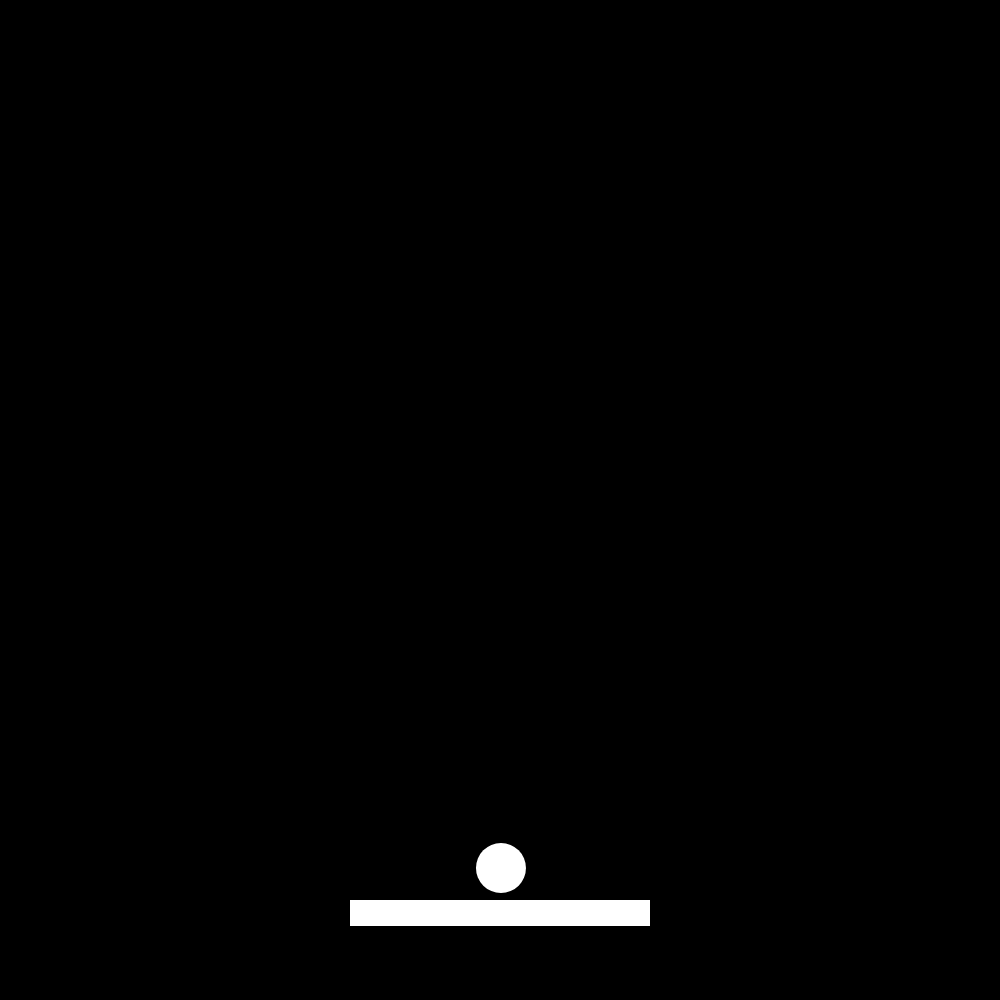
Frame 1 (no input)
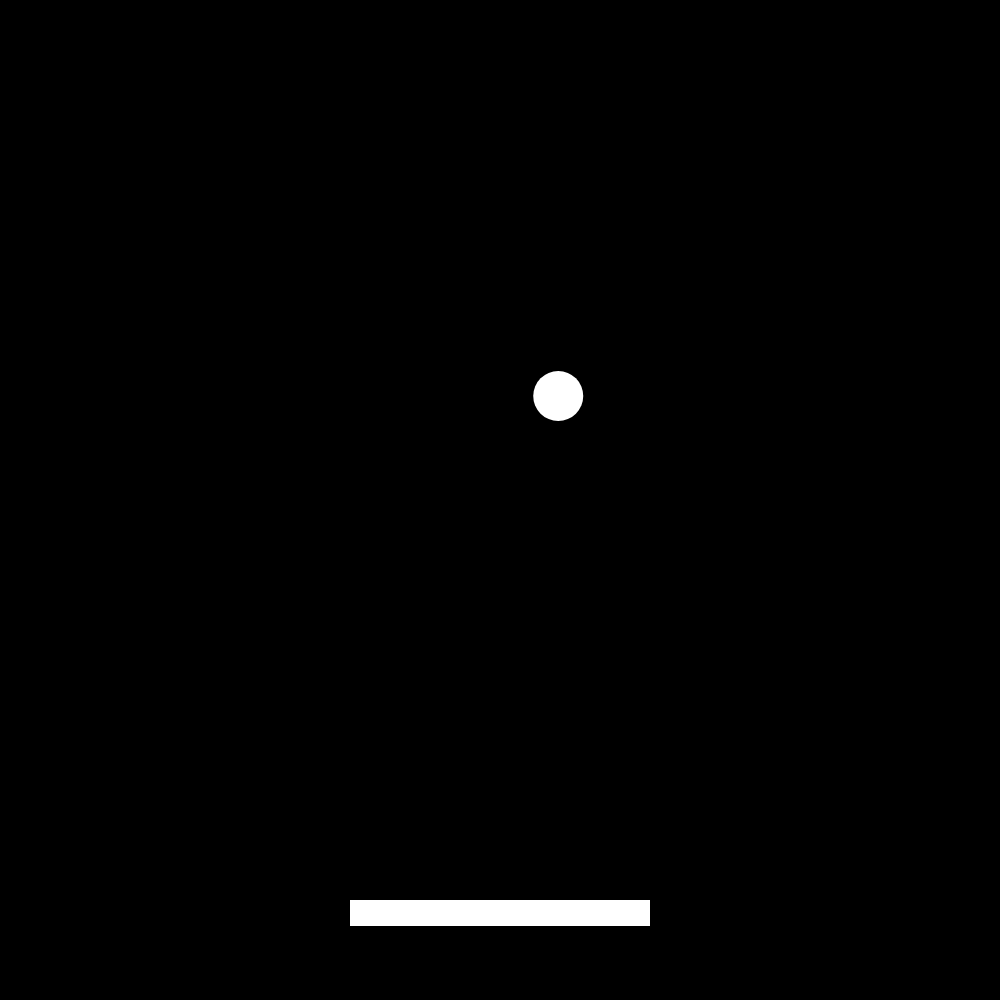
Frame 60 (no input)
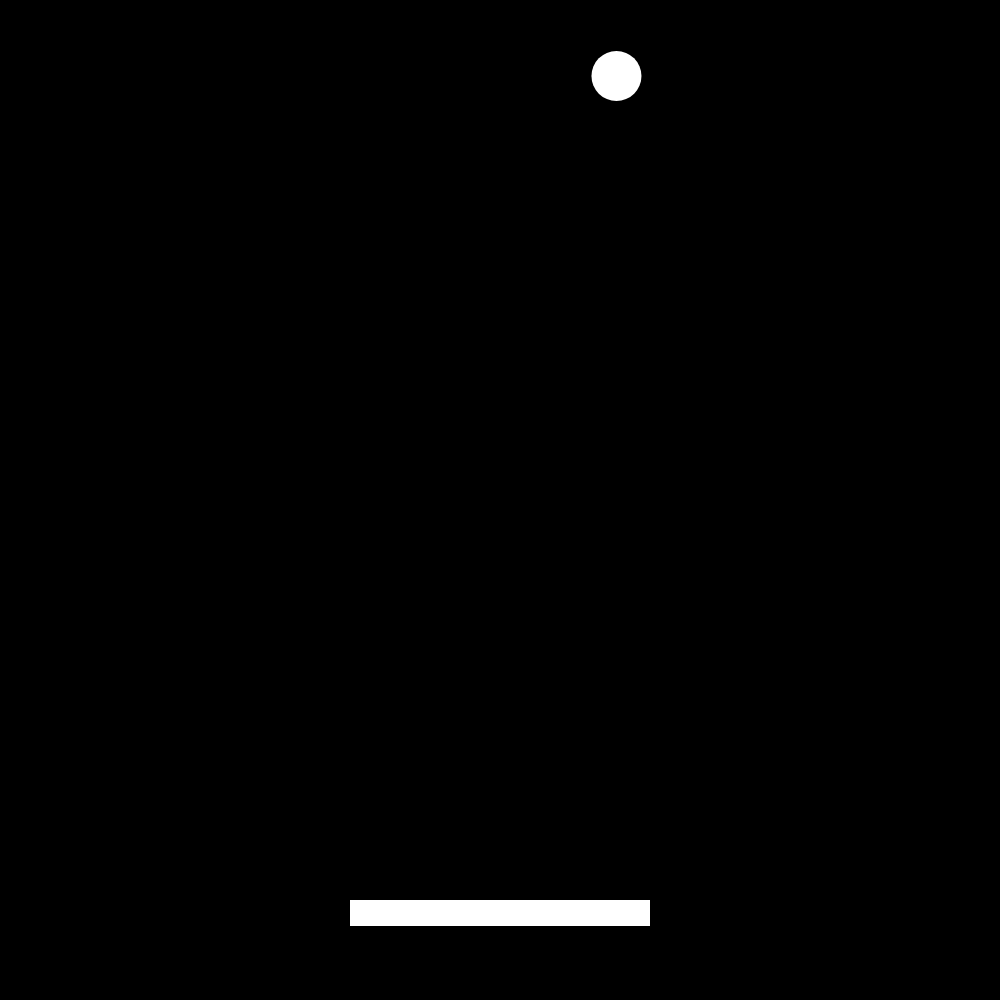
Frame 120 (the mouse pressed at the canvas centre since frame 60)

The p5.js sketch that drew these frames (run headless with seeded random() and noise() and a simulated clock; from frame 60 on, the mouse is pressed at the canvas centre):

// p5.js sketch
// ── sketch.js

let rectAbajo = new ReactanguloAbajo();
let rectS = new Rectangulos();
let eli = new Elipse();





function setup() {
  createCanvas(1000, 1000);
}

function draw() {
  background(0);
  eli.mostrar();
  rectAbajo.mostrar();
  rectAbajo.mover();
  //rectS.mostrar();
  
  
  
}


  


// ── Elipse.js
class Elipse{
    constructor(x,y){

        rectAbajo = new ReactanguloAbajo();
        this.x = 500;
        this.y = 876;
        this.direccionY = Math.random(6);
        this.velX = Math.random(-1,6);
        if(this.direccionY == 0){
            this.velY = 1;
        }else {
            this.velY = -8;
        }


    }

    mostrar(){
        noStroke();
        fill(255);

        this.x = this.x + this.velX;
        this.y = this.y + this.velY;
        ellipse(this.x,this.y,50,50);

        if (this.x > 1000 || this.x < 0) {
			this.velX = this.velX * -1;
		}
		if (this.y < 0) {
			this.velY = this.velY * -1;
		}
		if (dist(this.x, this.y, rectAbajo.xR, rectAbajo.yR) < 50) {
			this.velX = this.velX * -1;
			this.velY = this.velY * 1;
		}
		
		}

    





}
// ── RectanguloAbajo.js
class ReactanguloAbajo{
    constructor(x,y){

        this.tamanoAncho = 300;
        this.tamanoLargo = 26
        this.xR = 350;
        this.yR = 900;

    }

    mostrar(){

        noStroke();
        fill(255);
        rect(this.xR,this.yR,this.tamanoAncho,this.tamanoLargo);

    }

    mover(){
        if(keyIsPressed){
            switch(key){
                case 'a':
                    this.xR -=6;
                    break;
                case 'd':
                    this.xR +=6;
                    break;
                
            }
        }
    }
                    


}
// ── Rectangulos.js
class Rectangulos{
    constructor(x,y){

        this.golpeado = true;
        this.mapa = 0;
    

    }

    mostrar(){

       for (let fila = 0; fila < 4; fila++) {
           for (let col = 0; col < 6; col++) {
               if(this.mapa[fila][col] == 0){
                     this.golpeado = true;
                     fill(255);
               }else if( this.mapa[fila][col] == 1){
                     this.golpeado = false;
                
               }
               rect(242*fila,100*col,100,100);
           }
           
           
       }

    }




} 
